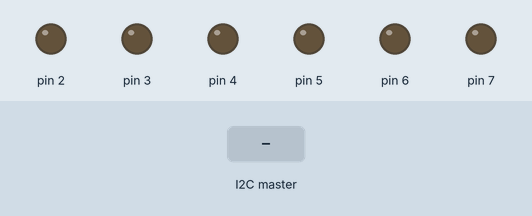
Bench run of a sketch on a simulated Arduino Uno, built with avr-gcc and run on an emulated ATmega328P. On the bench: output pins drawn as LEDs (lit = HIGH). The test bench sets the inputs (shaded band).

Above: at 1.2 s.
1.3 s: the I2C master sends the byte 1
At 1.7 s:
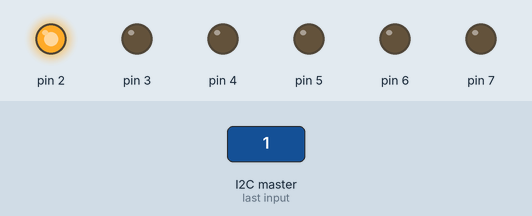
2.8 s: the I2C master sends the byte 2
At 4.0 s:
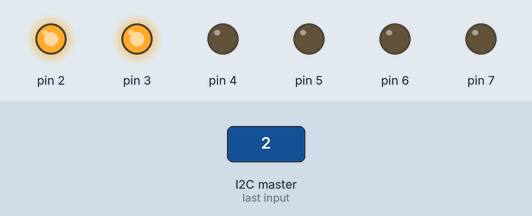
4.3 s: the I2C master sends the byte 0
At 5.1 s:
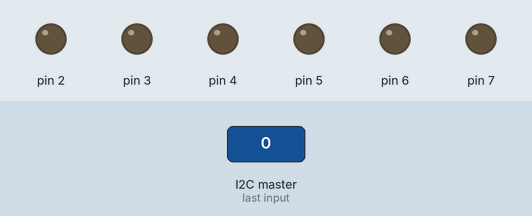
5.8 s: the I2C master sends the byte 2
At 6.3 s:
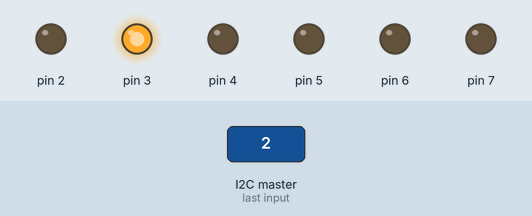
Timing chart, 0 to 8.3 s (numbered marks = the images above; inputs shaded):
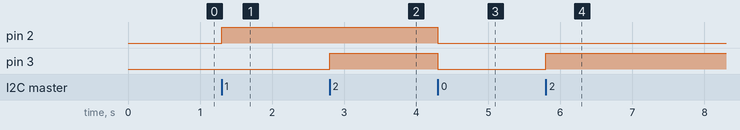

The sketch:

Reciever_test.ino
```cpp
//Code for the slave board
#include<Wire.h>

int data;

void setup() {

  for (int i=2; i<8; i++)
  pinMode (i, OUTPUT);   //Connect LEDs

  Wire.begin(9);//9 here is the address
  Wire.onReceive(receiveEvent);
  Serial.begin(9600);

}
void receiveEvent(int bytes) {
  data = Wire.read();//Receive value from master board

}

void loop(){

 if (data == 0){

  for (int i=2; i<8; i++)
   digitalWrite(i, LOW);
 }

 else if (data == 1)
  digitalWrite(2, HIGH);

 else if (data == 2)
  digitalWrite(3, HIGH);

 else if (data == 3)
  digitalWrite(4, HIGH);

 else if (data == 4)
  digitalWrite(5, HIGH);

 else if (data == 5)
  digitalWrite(6, HIGH);

 else if (data == 6)
  digitalWrite(7, HIGH);
}
```

Measured:
- after the input at 1.3 s, pin 2: LOW → HIGH at once
- after the input at 2.8 s, pin 3: LOW → HIGH at once
- after the input at 4.3 s, pin 2, pin 3: HIGH → LOW at once
- after the input at 5.8 s, pin 3: LOW → HIGH at once
